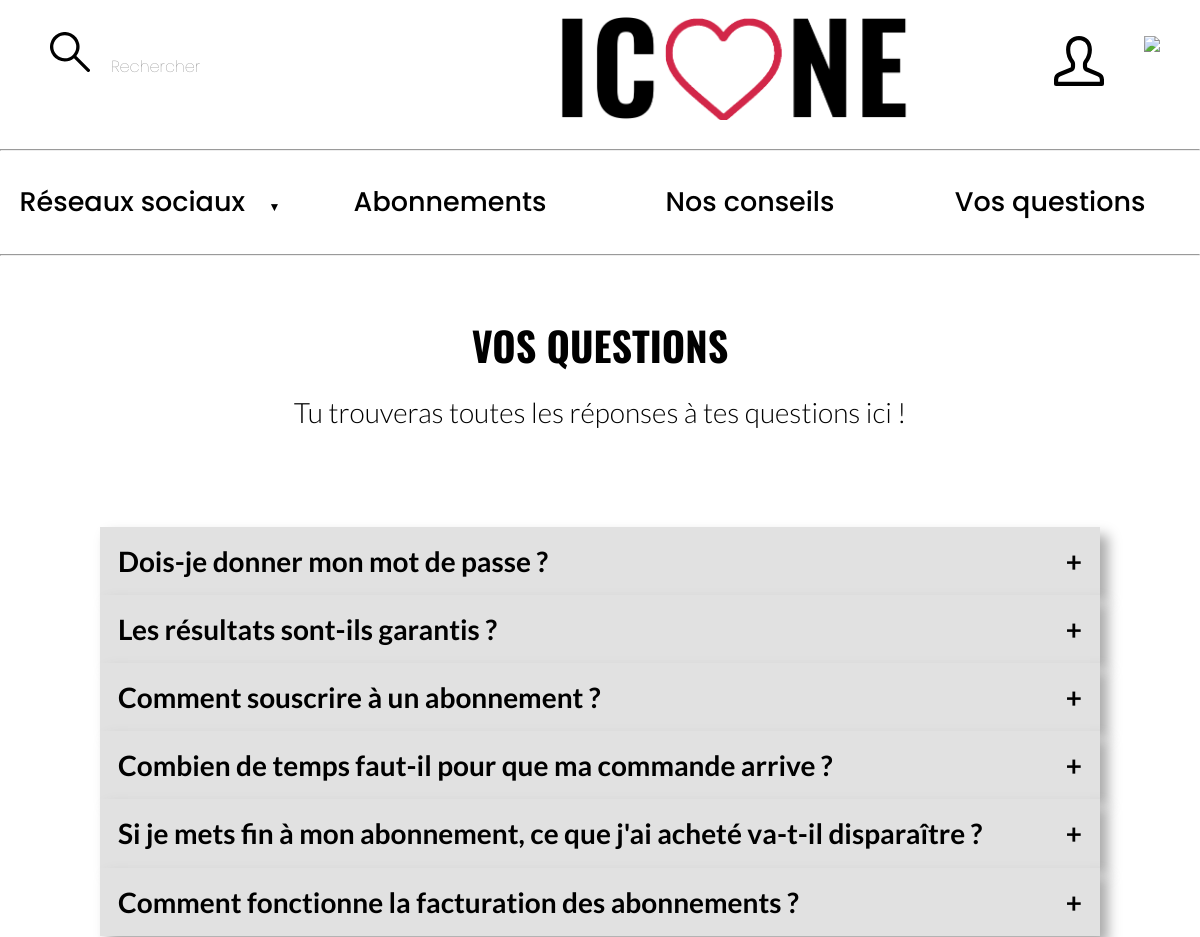
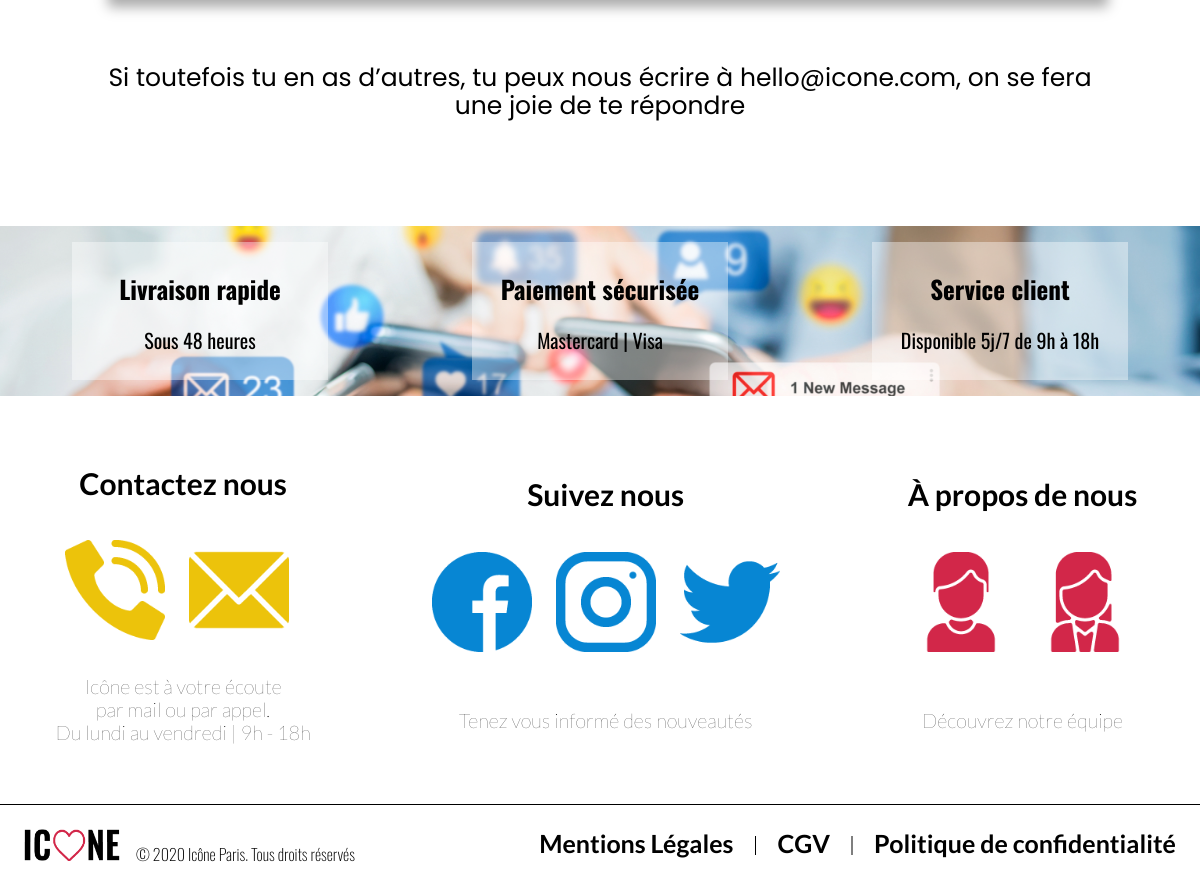
Screenshot of /index.php?p=faq with the database file from the repository (2 pictures, top to bottom).
### tables this page shows
CREATE TABLE `faq` (
  `id` int(11) NOT NULL,
  `question` text NOT NULL,
  `answer` longtext NOT NULL
);

### controllers/faqController.php (called while the page is built, shortened)
<?php
require_once 'models/Faq.php';
$questions = getAllQuestions();
include 'views/faq.php';

### models/Faq.php (called while the page is built, shortened)
<?php
function getAllQuestions(){
    $db = dbConnect();
    $query = $db->query('SELECT * FROM faq');
    $allQuestion = $query->fetchAll();
    return $allQuestion;
}

### views/faq.php (the view, shortened to what this page needs)
<!DOCTYPE html>
<html lang="fr">
<head>
    <link rel="stylesheet" href="assets/css/faq.css">
    <?php require 'partials/head_assets.php'; ?>
</head>
<body>
<header>
    <?php require 'partials/header.php'; ?>
    <hr>
</header>
<main>
    <h1 class="title">VOS QUESTIONS </h1>
    <h3 class="subtitle">Tu trouveras toutes les réponses à tes questions ici !</h3>
    <?php foreach($questions as $question):?>
    <button class="accordion"><?= htmlentities($question['question'])?></button>
    <?php endforeach; ?>
    <p class="others">Si toutefois tu en as d’autres, tu peux nous écrire à hello@icone.com, on se fera une joie de te répondre</p>
</main>
<footer>
    <?php require 'partials/footer.php'; ?>
</footer>
</body>

### assets/css/faq.css (style rules this page uses)
main { padding: 0 100px 80px 100px; }
.title { text-align: center; font-family: Oswald; font-size: 40px; padding: 40px 40px 0px 40px; }
.subtitle { text-align: center; font-family: Lato; font-size: 28px; padding-bottom: 70px; font-weight: 300; }
.accordion { font-family: Lato; font-weight: 700; box-shadow: 8px 8px 12px #aaa; background-color: #e1e1e1; color: #000000; cursor: pointer; padding: 18px; width: 100%; border: none; text-align: left; outline: none; font-size: 28px; transition: 0.4s; }
.accordion:after { content: '\002B'; color: #000000; font-weight: bold; float: right; margin-left: 5px; }
p { font-size: 28px; font-family: Lato; font-weight: 400; }
.others { text-align: center; font-family: Poppins; font-size: 25px; padding-top: 40px; font-weight: 400; }

### rows the page displays
faq: question "Dois-je donner mon mot de passe ?"
faq: question "Les résultats sont-ils garantis ?"
faq: question "Comment souscrire à un abonnement ?"
faq: question "Combien de temps faut-il pour que ma commande arrive ?"
faq: question "Si je mets fin à mon abonnement, ce que j'ai acheté va-t-il disparaître ?"
faq: question "Comment fonctionne la facturation des abonnements ?"
